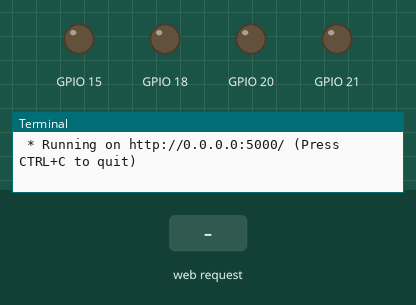
This program was run on a simulated Raspberry Pi (BCM pin numbers). On the bench: output pins drawn as LEDs (lit = HIGH), the last lines printed to the terminal. Inputs (shaded band) come from the test bench. The clock reads 2024-03-15 10:24:30 at power-on unless the program sets it.

Above: at 1.2 s.
1.3 s: HTTP request for /forward received
At 2.1 s:
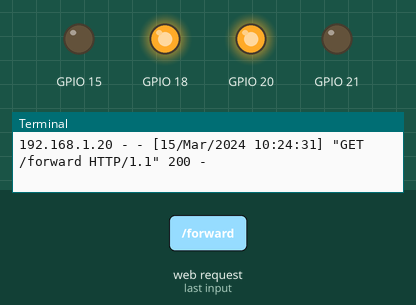
2.8 s: HTTP request for /back received
At 3.2 s:
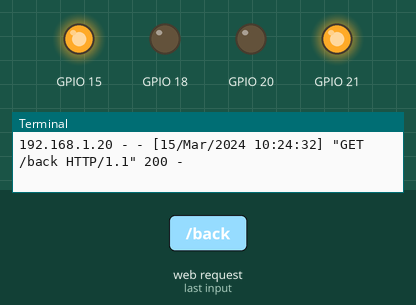
4.3 s: HTTP request for /stop received
At 5.5 s:
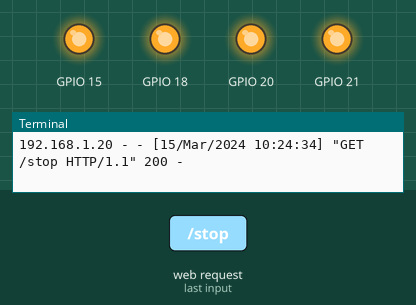
5.8 s: HTTP request for /right received
At 6.7 s:
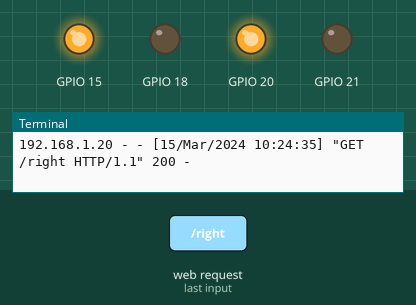
7.3 s: HTTP request for /left received
At 7.8 s:
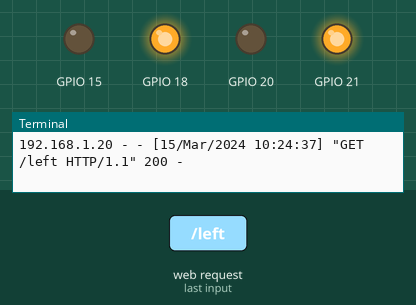
Timing chart, 0 to 10.3 s (numbered marks = the images above; inputs shaded):
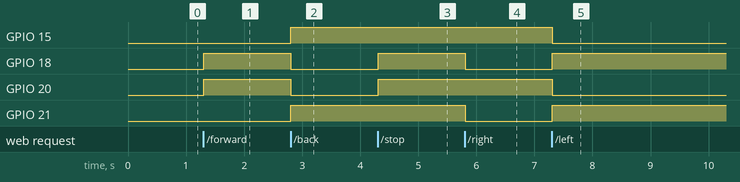

The program:

app.py
```python
from flask import Flask, render_template
import motor
import pigpio
app = Flask(__name__)

@app.route('/')
def hello_world():
    return render_template('index.html', title="モーターカー")

@app.route('/forward')
def forward_motor():
    Motor = motor.Motor_Ctrl(18,15,20,21)
    Motor.forward()
    return "forward"

@app.route('/back')
def back_motor():
    Motor = motor.Motor_Ctrl(18,15,20,21)
    Motor.back()
    return "back"

@app.route('/stop')
def stop_motor():
    Motor = motor.Motor_Ctrl(18,15,20,21)
    Motor.stop()
    return "stop"

@app.route('/right')
def right_motor():
    Motor = motor.Motor_Ctrl(18,15,20,21)
    Motor.right()
    return "right"

@app.route('/left')
def left_motor():
    Motor = motor.Motor_Ctrl(18,15,20,21)
    Motor.left()
    return "left"

if __name__ == '__main__':
    app.run(host='0.0.0.0')
```

motor.py
```python
import pigpio

class Motor_Ctrl:
    def __init__(self, mLeftA, mLeftB, mRightA, mRightB):
        pi = pigpio.pi()
        self.pi = pi
        self.mLeftA = mLeftA
        self.mLeftB = mLeftB
        self.mRightA = mRightA
        self.mRightB = mRightB

        self.pi.set_mode(self.mLeftA,pigpio.OUTPUT)
        self.pi.set_mode(self.mLeftB,pigpio.OUTPUT)
        self.pi.set_mode(self.mRightA,pigpio.OUTPUT)
        self.pi.set_mode(self.mRightB,pigpio.OUTPUT)

        self.pi.write(self.mLeftA,1)
        self.pi.write(self.mLeftB,1)
        self.pi.write(self.mRightA,1)
        self.pi.write(self.mRightB,1)

    def forward(self):
        self.pi.write(self.mLeftA,1)
        self.pi.write(self.mLeftB,0)
        self.pi.write(self.mRightA,1)
        self.pi.write(self.mRightB,0)

    def back(self):
        self.pi.write(self.mLeftA,0)
        self.pi.write(self.mLeftB,1)
        self.pi.write(self.mRightA,0)
        self.pi.write(self.mRightB,1)

    def stop(self):
        self.pi.write(self.mLeftA,1)
        self.pi.write(self.mLeftB,1)
        self.pi.write(self.mRightA,1)
        self.pi.write(self.mRightB,1)

    def left(self):
        self.pi.write(self.mLeftA,1)
        self.pi.write(self.mLeftB,0)
        self.pi.write(self.mRightA,0)
        self.pi.write(self.mRightB,1)

    def right(self):
        self.pi.write(self.mLeftA,0)
        self.pi.write(self.mLeftB,1)
        self.pi.write(self.mRightA,1)
        self.pi.write(self.mRightB,0)
```

Measured:
- after the input at 1.3 s, GPIO 18, GPIO 20: LOW → HIGH at once
- after the input at 2.8 s, GPIO 15, GPIO 21: LOW → HIGH at once; GPIO 18, GPIO 20: HIGH → LOW at once
- after the input at 4.3 s, GPIO 18, GPIO 20: LOW → HIGH at once
- after the input at 5.8 s, GPIO 18, GPIO 21: HIGH → LOW at once
- after the input at 7.3 s, GPIO 15, GPIO 20: HIGH → LOW at once; GPIO 18, GPIO 21: LOW → HIGH at once
